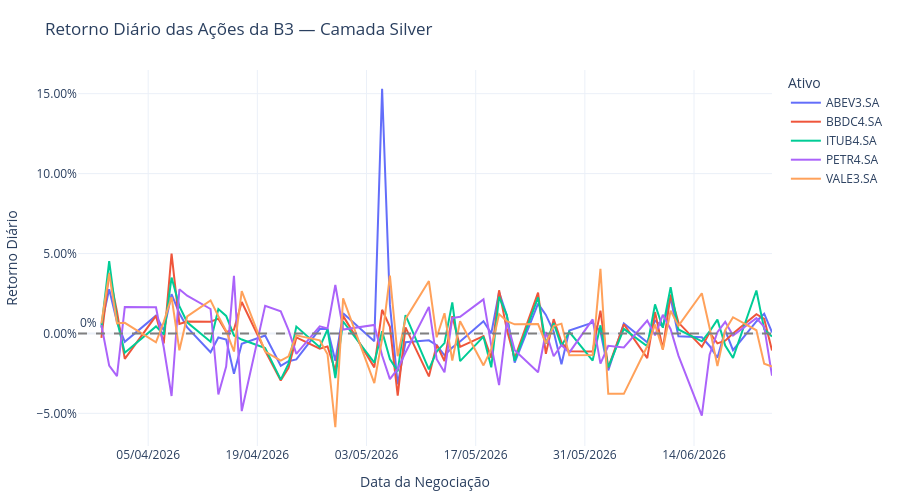

Notebook code cell kept with this figure:
### Markdown cell above
## 5. Visualize daily returns

### Code cell
# 5a) Visualização: série temporal dos retornos diários dos 5 ativos demo.
# Linha horizontal no zero serve como referência (acima = alta, abaixo = baixa).
import plotly.express as px
import plotly.io as pio

pio.templates.default = "plotly_white"

top5 = ["PETR4.SA", "VALE3.SA", "ITUB4.SA", "BBDC4.SA", "ABEV3.SA"]
plot_df = silver_df.filter(pl.col("ticker").is_in(top5)).sort("trade_date").to_pandas()

fig = px.line(
    plot_df,
    x="trade_date",
    y="daily_return",
    color="ticker",
    title="Retorno Diário das Ações da B3 — Camada Silver",
    labels={
        "trade_date": "Data da Negociação",
        "daily_return": "Retorno Diário",
        "ticker": "Ativo",
    },
)
fig.add_hline(y=0, line_dash="dash", line_color="grey", annotation_text="0%", annotation_position="top left")
fig.update_layout(
    height=500,
    hovermode="x unified",
    legend=dict(title="Ativo", orientation="v", x=1.02, y=1),
    margin=dict(l=60, r=40, t=70, b=50),
)
fig.update_yaxes(tickformat=".2%")
fig.update_xaxes(tickformat="%d/%m/%Y")
fig.show()
